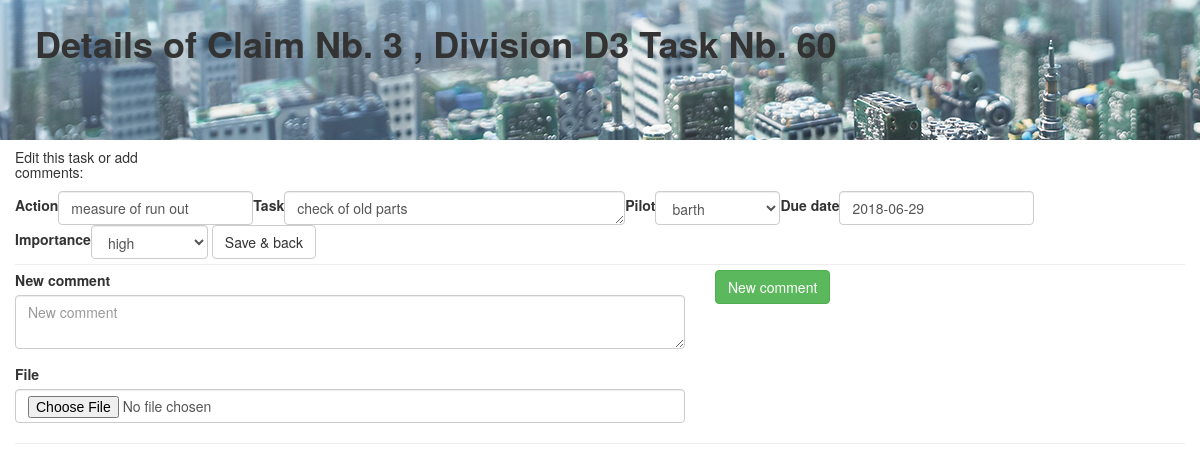
Screenshot of /SMS/task_details/due_date/3/D3/60 (signed in) with the database file from the repository.
### SMS/models.py (models this page shows, shortened)
class Task(models.Model):
    project = models.CharField(max_length=25)
    subproject = models.CharField(max_length=25)
    action = models.CharField(max_length = 25)
    task = models.CharField(max_length = 250)
    pilot = models.ForeignKey(UserProfile, on_delete=models.SET_NULL, null = True, default=15) #default, damit im pulldown "pilot" angezeigt wird"
    date_issued = models.DateField(auto_now_add=True)
    original_due_date = models.DateField()
    due_date = models.DateField()
    task_comment = models.CharField(max_length = 1500, blank=True, null=True)
    closed_date = models.DateField(blank=True, null=True)
    closed = models.BooleanField(default = False)
    importance = models.CharField(max_length=10, choices=IMPORTANCE_CHOICES, default='IMP')
    file = models.FileField(blank=True, null=True, upload_to='uploads/')
    status = models.CharField(max_length=15, choices=STATUS_CHOICES, default = 'INTERNAL')

### SMS/views.py (the view, shortened to what this page needs)
# urls.py: path('task_details/<str:order>/<int:project>/<str:subproject>/<int:id>', views.task_details, name='task_details'),
@login_required
def task_details(request, order, project, subproject, id):
    actual_user_id = request.user
    user_profile = UserProfile.objects.get(user_id=actual_user_id)
    company = Claim.objects.get(pk=project).related_to.name
    path = 'uploads/' + company + '/Claim_' + str(project) + '/Task_' + str(id)
    task_to_edit = Task.objects.get(project=project, subproject=subproject, pk=id)
    try:
        comments = Comment.objects.filter(project=project, subproject=subproject, task=id).order_by('-pk')
    except:
        comments = None
    proj = 'Claim Nb. ' + str(project)
    subproj = ', Division ' + subproject
    task_data = [proj, subproj, id, order]
    form = TaskFormEdit(instance = task_to_edit)
    form2 = CommentForm()
    return render(request, 'SMS/task_details.html', {'user_profile':user_profile, 'task_data':task_data, 'form':form, 'form2':form2,
                                                      'comments':comments,
                                                      })

### SMS/forms.py (shortened to what this page needs)
class TaskFormEdit(forms.ModelForm):
    class Meta:
        model=Task
        widgets={
          'task':forms.Textarea(attrs={'rows':1, 'cols':40}),
          'due_date': DatePicker(options={
                "format": "yyyy-mm-dd",
                "autoclose": True,
                "calendarWeeks":True,
                "weekStart":1,
                "todayHighlight": True,
          })
        }
        fields=[
          'action',
          'task',
          'pilot',
          'due_date',
          'importance',
        ]

class CommentForm(forms.ModelForm):
    class Meta:
        model=Comment
        widgets={
          'comment':forms.Textarea(attrs={'rows':2, 'cols':120}),
        }
        fields=[
          'comment',
          'file',
        ]

### SMS/models.py (called while the page is built)
    def __str__(self):
        return str(self.user)

### SMS/templates/SMS/task_details.html (shortened to what this page needs)
{% load staticfiles %}
<!DOCTYPE html>
<html lang="en">
    <head>
        <link rel="stylesheet" href="{% static 'css/bootstrap.min.css' %}">
        <link rel="stylesheet" href="{% static 'css/SMS.css' %}">
    </head>
 <body>
{% load bootstrap3 %}
{% bootstrap_css %}
{% load fontawesome %}
{% fontawesome_stylesheet %}
<div class="bg-img">
  <div class="container-fluid">
    <div class="row">
      <div class="col-md-12">
      <p class="h_2 add_margin"> Details of {{ task_data.0 }} {{ task_data.1 }} Task Nb. {{ task_data.2}}
      </p>
      </div>
    </div>
  </div>
</div>
<div class="container-fluid">
  <div class="row">
    <div class= "col-md-2">      <h5>Edit this task or add comments:     </h5>
    </div>
  </div>
  <div class="row">
    <div class= "col-md-12">
      <form method="POST" class="form-inline"  enctype="multipart/form-data">
      {% bootstrap_form form layout='inline' %}
      {% buttons %}
      {% bootstrap_button "Save & back" name="edit_task" button_type="submit" button_class="btn-default" icon="glyphicon glyphicon-floppy-saved" %}
       {% endbuttons %}
    </div>
  </div>
  <hr />
  <div class="row">
    <div class= "col-md-7">
      {% bootstrap_form form2 layout='inline' %}
    </div>
    <div class="col-md-3">
      {% buttons %}
       <button type="submit" class="btn btn-success" name="new_comment">New comment</button>
       {% endbuttons %}
    </div>
   </div>
   <hr>
  </body>
</html>

### SMS/static/css/SMS.css (style rules this page uses)
.h_2 { margin-top: 0px; margin-bottom: 0px; font-size: 36px; font-family: inherit; font-weight:600; line-height: 1.3; color: inherit; }
.add_margin { margin-top: 20px; margin-left: 20px; }
hr { margin-top: 5px !important; margin-bottom: 5px !important; }
.bg-img { margin: 0px; padding: 0px; background-image: url("../../../static/images/minebeamitsumi-town.png"); height: 10em; }

### rows the page displays
Task: action "measure of run out", task "check of old parts", pilot "barth", due_date "2018-06-29", importance "high"

### other values shown
{{ task_data.0 }} "Claim Nb. 3"
{{ task_data.1 }} ", Division D3"
{{ task_data.2 }} "60"
